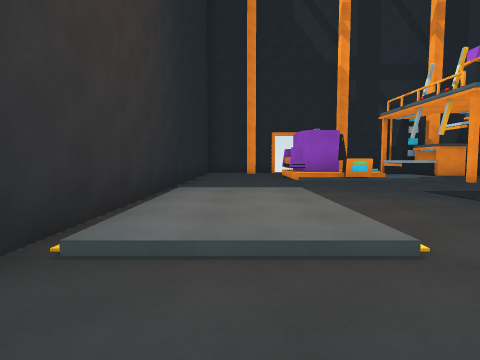
view 1 (above)

16 first-person views from a walk through a scene from a Unity 3-D project. The camera is 1.2 m above the floor, tilts 4° down and sees 80° across. The floor is counted in squares, 2 m on a side. Each view is taken from the middle of a square. On the plan, view 1 faces up. The plan holds only what a view shows up to about 9 squares ahead; the rest is blank. The player is left out. Door leaves are left out, so doorways stand open.

view 2
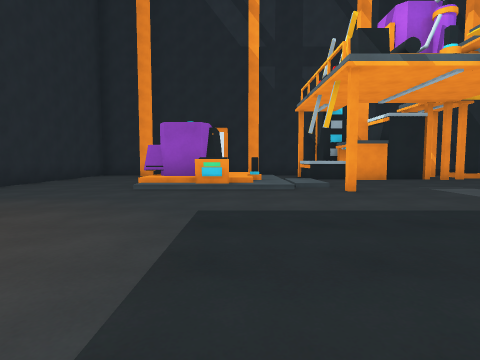

view 3
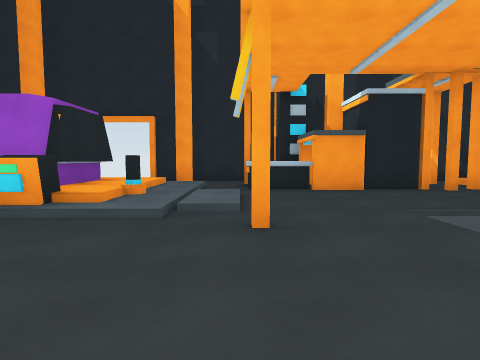

view 4
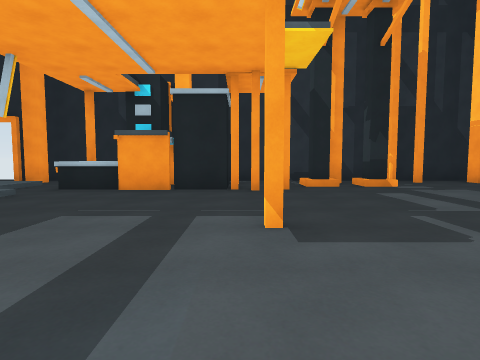

view 5
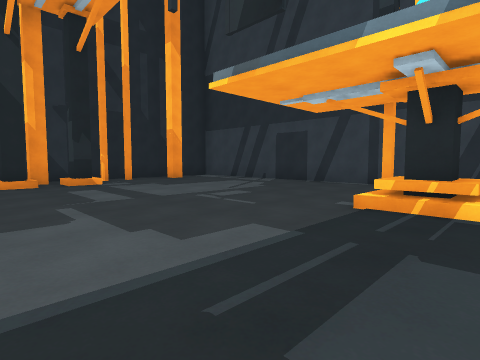

view 6
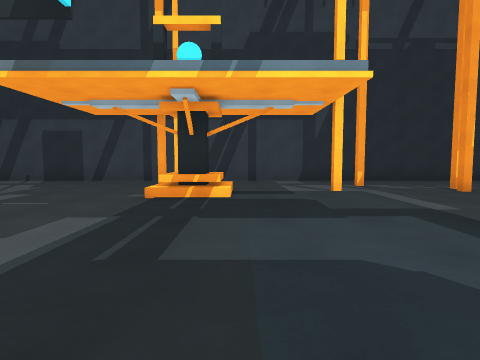

view 7
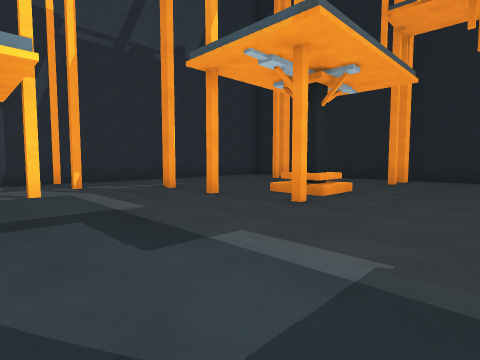

view 8
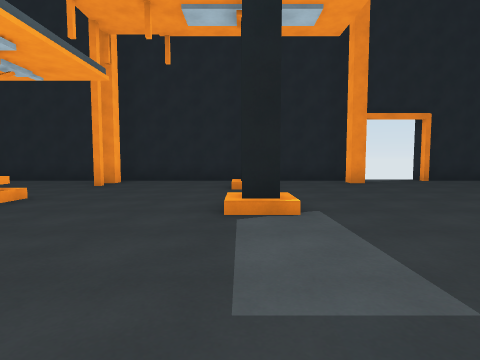

view 9
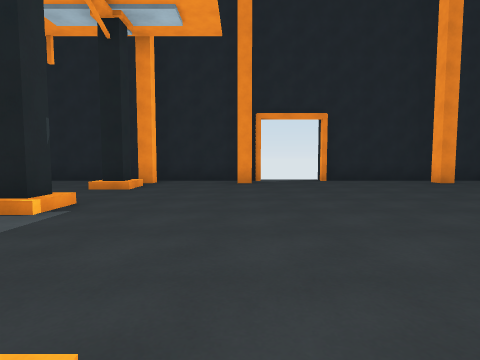

view 10
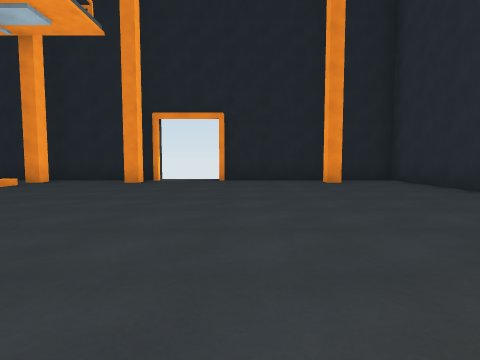

view 11
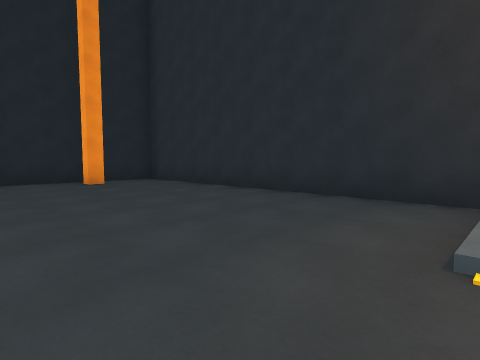

view 12
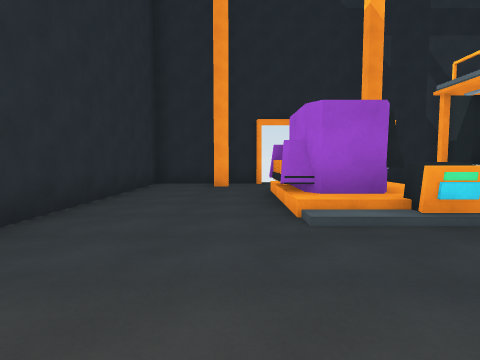

view 13
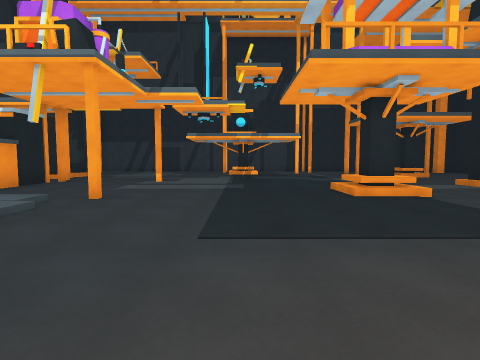

view 14
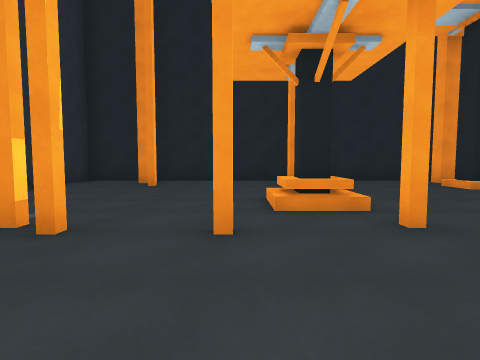

view 15
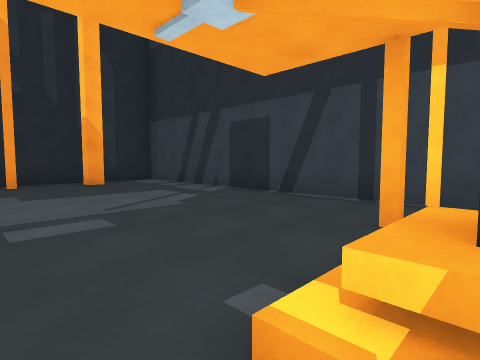

view 16
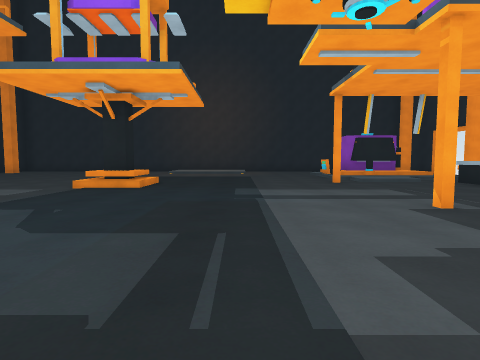

### Floor plan
Key: @ floor where view 1 was taken; # wall or solid block; x gap in a wall; . main floor; : floor 0.25 m higher than the main floor; + floor 0.5 m higher than the main floor; / step, stairs or slope; D open door; ^ raised ledge; O other object.
Columns run from 2 left of view 1 to 19 right of it. Each row starts with its distance up from view 1.
 14 ####DD####   #########
 13 #...DD#..##  ######..#
 12 #.../ //^ ####OO.....#
 11 #...OO+/^^####.......#
 10 #...OO+//............#
  9 #...OOO//............#
  8 #....O//#...#........#
  7 #....................#
  6 #..................#.#
  5 #/:/.............O.  #
  4 #/:/.................#
  3 #/:/.................#
  2 #///.....#........#..#
  1 #..................#.#
  0 #.@.............#....#
 -1 #.............#......#
 -2 #..........#...#.....#
 -3 #....................#
 -4 #..........#.........#
 -5 #....................#
 -6 #.....DD#.....x...x..#
 -7 ######DD##############

Positions as (right, up) in squares from view 1, and headings:
1: (0, 0), facing up
2: (4, 2), facing up
3: (6, 5), facing up
4: (10, 5), facing up
5: (11, 4), facing up-right
6: (10, 4), facing right
7: (10, 3), facing down-right
8: (9, 2), facing down
9: (6, 2), facing down
10: (3, 2), facing down
11: (3, 2), facing down-left
12: (1, 5), facing up
13: (1, 5), facing right
14: (14, 2), facing down
15: (14, 5), facing up-right
16: (14, 5), facing left
